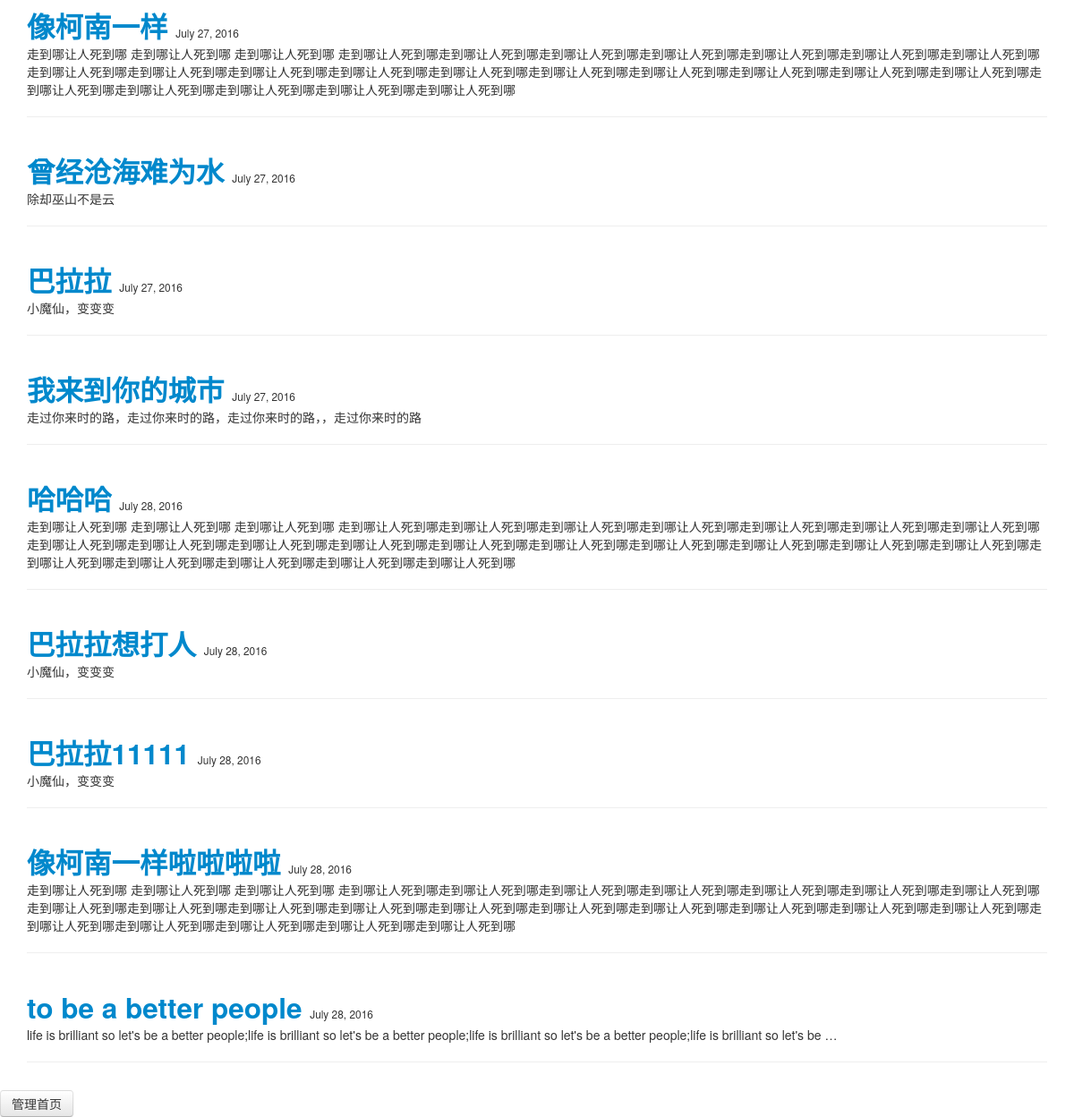
Screenshot of /manager/article_list/ (signed in) with the database file from the repository.
### articles/models.py (models this page shows)
class Article(models.Model):
    title = models.CharField(max_length = 30)
    time_stamp = models.DateField()
    content = models.TextField()

### manager/views.py (the view)
@permission_required('django.contrib.auth.can_manage')
def article_list(request):
    articles = Article.objects.all()
    return render(request,"manager/article_list.html",{"articles":articles})

### manager/templates/manager/article_list.html (shortened to what this page needs)
{% extends "manager/base.html" %}
{% block content %}
<div>
{% for article in articles %}
<div class="container-fluid">
	<div class="row-fluid">
		<div class="span12 manager_span12" style="padding:10px">
			<h2 style="display:inline">
				<a href="/manager/manage_article/?id={{article.id}}">{{article.title}}</a>
			</h2>
				<small>{{ article.time_stamp }}</small>
			<p>
			{{ article.content | truncatewords_html:30 }}
			</p>
			<hr/>
		</div>
	</div>
</div>
{% endfor %}
	<div class="pos"> <a type="button" class="btn" href="/manager/index/">管理首页</a></div>
</div>
{% endblock %}

### rows the page displays
Article: title "像柯南一样", time_stamp "July 27, 2016", content "走到哪让人死到哪 走到哪让人死到哪 走到哪让人死到哪 走到哪让人死到哪走到哪让人死到哪走到哪让人死到哪走到哪让人死到哪走到哪让人死到哪走到哪让人死到哪走到哪让人死到哪走到哪让人死到哪走到哪让人死到哪走到哪让人死到哪走到哪让人死到哪走到哪让人死到哪走到哪让人死到哪走到哪让人死到哪走到哪让人死到哪走到哪让人死到哪走到哪让人死到哪走到哪让人死到哪走到哪让人死到哪走到哪让人死到哪走到哪让人死到哪走到哪让人死到哪"
Article: title "曾经沧海难为水", time_stamp "July 27, 2016", content "除却巫山不是云"
Article: title "巴拉拉", time_stamp "July 27, 2016", content "小魔仙，变变变"
Article: title "我来到你的城市", time_stamp "July 27, 2016", content "走过你来时的路，走过你来时的路，走过你来时的路，，走过你来时的路"
Article: title "哈哈哈", time_stamp "July 28, 2016", content "走到哪让人死到哪 走到哪让人死到哪 走到哪让人死到哪 走到哪让人死到哪走到哪让人死到哪走到哪让人死到哪走到哪让人死到哪走到哪让人死到哪走到哪让人死到哪走到哪让人死到哪走到哪让人死到哪走到哪让人死到哪走到哪让人死到哪走到哪让人死到哪走到哪让人死到哪走到哪让人死到哪走到哪让人死到哪走到哪让人死到哪走到哪让人死到哪走到哪让人死到哪走到哪让人死到哪走到哪让人死到哪走到哪让人死到哪走到哪让人死到哪走到哪让人死到哪"
Article: title "巴拉拉想打人", time_stamp "July 28, 2016", content "小魔仙，变变变"
Article: title "巴拉拉11111", time_stamp "July 28, 2016", content "小魔仙，变变变"
Article: title "像柯南一样啦啦啦啦", time_stamp "July 28, 2016", content "走到哪让人死到哪 走到哪让人死到哪 走到哪让人死到哪 走到哪让人死到哪走到哪让人死到哪走到哪让人死到哪走到哪让人死到哪走到哪让人死到哪走到哪让人死到哪走到哪让人死到哪走到哪让人死到哪走到哪让人死到哪走到哪让人死到哪走到哪让人死到哪走到哪让人死到哪走到哪让人死到哪走到哪让人死到哪走到哪让人死到哪走到哪让人死到哪走到哪让人死到哪走到哪让人死到哪走到哪让人死到哪走到哪让人死到哪走到哪让人死到哪走到哪让人死到哪"
Article: title "to be a better people", time_stamp "July 28, 2016", content "life is brilliant so let's be a better people;life is brilliant so let's be a better people;life is brilliant so let's be a better people;life is brilliant so let's be …"
